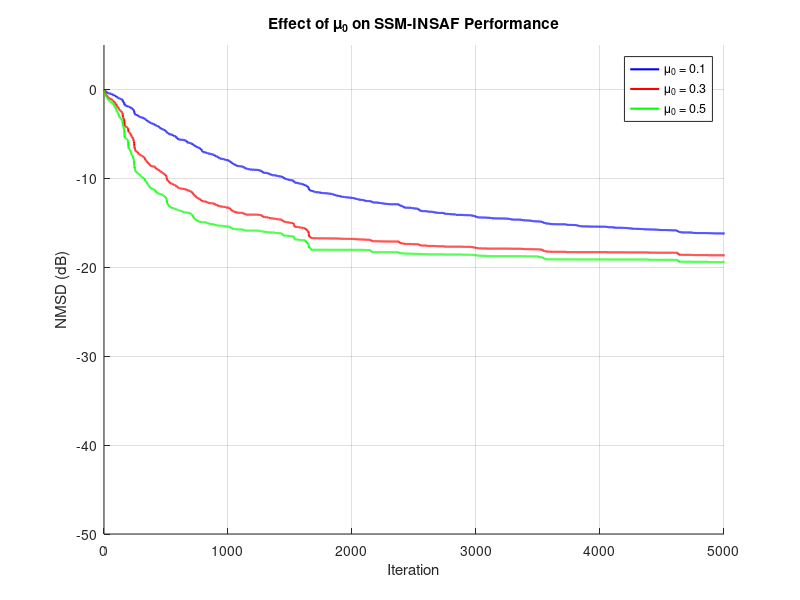

MATLAB code to generate this figure:
clear; clc; close all;

mu0_list = [0.1, 0.3, 0.5];  % 不同的全局步长
colors = {'-b','-r','-g'};   % 曲线颜色

%% 固定参数
fs = 8000; T = 5; L = fs*T; M = 512; Nsub = 8; Lp = 256;
delta = 1e-6; t_bound = 2; P = 2; beta = 0.9; SNRdB = 20;
step = 4;
total_it = floor((L-M)/step);

%% 信号生成
w_noise = randn(L,1);
u = filter(1,[1 -0.9], w_noise);
w_true = fir1(M-1, 0.1)';
clean = filter(w_true, 1, u);
noiseP = var(clean)/10^(SNRdB/10);
d = clean + sqrt(noiseP)*randn(L,1);

% 余弦调制滤波器组
proto = fir1(Lp-1,1/Nsub,hamming(Lp))*(2/sqrt(Nsub));
h = zeros(Nsub, Lp);
for i = 0:Nsub-1
    for n = 0:Lp-1
        h(i+1,n+1) = 2 * proto(n+1) * cos((2*i+1)*pi/(4*Nsub)*(2*n-(Lp-1)) + (-1)^i*pi/4);
    end
end

% 子带分解
u_sb = zeros(L, Nsub); d_sb = zeros(L, Nsub); nsb = zeros(L, Nsub);
noise = sqrt(noiseP)*randn(L,1);
for i = 1:Nsub
    u_sb(:,i) = filter(h(i,:),1,u);
    d_sb(:,i) = filter(h(i,:),1,d);
    nsb(:,i)  = filter(h(i,:),1,noise);
end
sigma_eta = var(nsb,0,1)';
gamma_i = t_bound * sqrt(sigma_eta);

%% 结果记录
nmsd_results = zeros(numel(mu0_list), total_it);

for m = 1:numel(mu0_list)
    mu0 = mu0_list(m);
    W_past = zeros(M, P);
    sigma_eps = zeros(Nsub,1);
    
    for idx = 1:total_it
        k = M + (idx-1)*step;
        wbar = mean(W_past,2);
        dW = zeros(M,1);
        
        for i = 1:Nsub
            uvec = u_sb(k:-1:k-M+1,i);
            e_i = d_sb(k,i) - wbar' * uvec;

            sigma_eps(i) = beta*sigma_eps(i) + (1-beta)*abs(e_i);
            if min(abs(e_i), sigma_eps(i)) > gamma_i(i)
                mu_i = 1 - gamma_i(i)/max(sigma_eps(i),1e-12);
                dW = dW + (mu0 * mu_i * e_i * uvec)/(uvec'*uvec + delta);
            end
        end
        w_new = wbar + dW;
        W_past = [w_new, W_past(:,1:end-1)];
        nmsd_results(m,idx) = 10*log10(norm(w_true - w_new)^2 / (norm(w_true)^2 + eps));
    end
end

%% 画图
iters = 1:total_it;
figure;
hold on;
for m = 1:numel(mu0_list)
    plot(iters, nmsd_results(m,:), colors{m}, 'LineWidth', 1.5);
end
xlim([0 5000]);
legend('\mu_0 = 0.1', '\mu_0 = 0.3', '\mu_0 = 0.5');
xlabel('Iteration'); ylabel('NMSD (dB)');
title('Effect of \mu_0 on SSM-INSAF Performance');
grid on; ylim([-50 5]);
